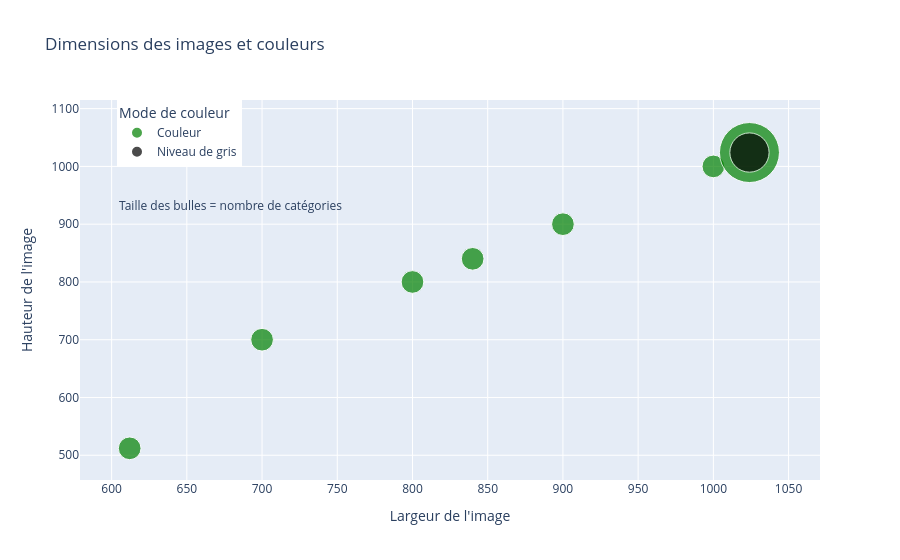

The cell this chart's notebook holds for it:
### Code cell
# Nombre de dimensions par catégorie : width, height, bands
counts = df.groupby(["height", "width", "bands"]).agg(count=('category', 'nunique')).reset_index(names=["height", "width", "bands", "count"])

nb = counts[counts["bands"]==1]
couleur = counts[counts["bands"]==3]

fig = go.Figure()
fig.add_trace(go.Scatter(
        x=couleur['width'],
        y=couleur['height'],
        mode='markers', 
        text=couleur["count"],
        marker=dict(
            size=couleur["count"],  # taille proportionnelle à count
            sizemode='area',  # la surface est proportionnelle à count
            sizeref=2. * counts["count"].max() / (60.**2),
            sizemin=4, 
            color="green"
        ), name="Couleur"
    ))
fig.add_trace(go.Scatter(
        x=nb['width'],
        y=nb['height'],
        mode='markers', 
        text=nb["count"],
        marker=dict(
            size=nb["count"],  # taille proportionnelle à count
            sizemode='area',  # la surface est proportionnelle à count
            sizeref=2. * counts["count"].max() / (60.**2),
            sizemin=4, 
            color="black"
        ), name="Niveau de gris"
    ))
fig.add_annotation(
    yanchor="top",
    y=0.75,
    xanchor="left",
    x=0.05,
    xref="paper",
    yref="paper",
    text="Taille des bulles = nombre de catégories",
    showarrow=False
)

fig.update_layout(
    barmode='stack',
    title="Dimensions des images et couleurs",
    xaxis=dict( title="Largeur de l'image" ),
    yaxis=dict(title="Hauteur de l'image"),
    legend_title="Mode de couleur", 
    legend=dict(
        yanchor="top",
        y=1,
        xanchor="left",
        x=0.05,
        itemsizing='constant'
    )
)
fig.show();

### Figure 1 — Plotly figure (JSON) as saved in the notebook; plotly's stock layout.template omitted (floating-point values rounded to 4 significant figures)
{"data": [{"marker": {"color": "green", "size": [1, 1, 1, 1, 1, 1, 7], "sizemin": 4, "sizemode": "area", "sizeref": 0.003889}, "mode": "markers", "name": "Couleur", "text": [1.0, 1.0, 1.0, 1.0, 1.0, 1.0, 7.0], "type": "scatter", "x": [612, 700, 800, 840, 900, 1000, 1024], "y": [512, 700, 800, 840, 900, 1000, 1024]}, {"marker": {"color": "black", "size": [3], "sizemin": 4, "sizemode": "area", "sizeref": 0.003889}, "mode": "markers", "name": "Niveau de gris", "text": [3.0], "type": "scatter", "x": [1024], "y": [1024]}], "layout": {"annotations": [{"showarrow": false, "text": "Taille des bulles = nombre de catégories", "x": 0.05, "xanchor": "left", "xref": "paper", "y": 0.75, "yanchor": "top", "yref": "paper"}], "barmode": "stack", "legend": {"itemsizing": "constant", "title": {"text": "Mode de couleur"}, "x": 0.05, "xanchor": "left", "y": 1, "yanchor": "top"}, "title": {"text": "Dimensions des images et couleurs"}, "xaxis": {"title": {"text": "Largeur de l'image"}}, "yaxis": {"title": {"text": "Hauteur de l'image"}}}}
